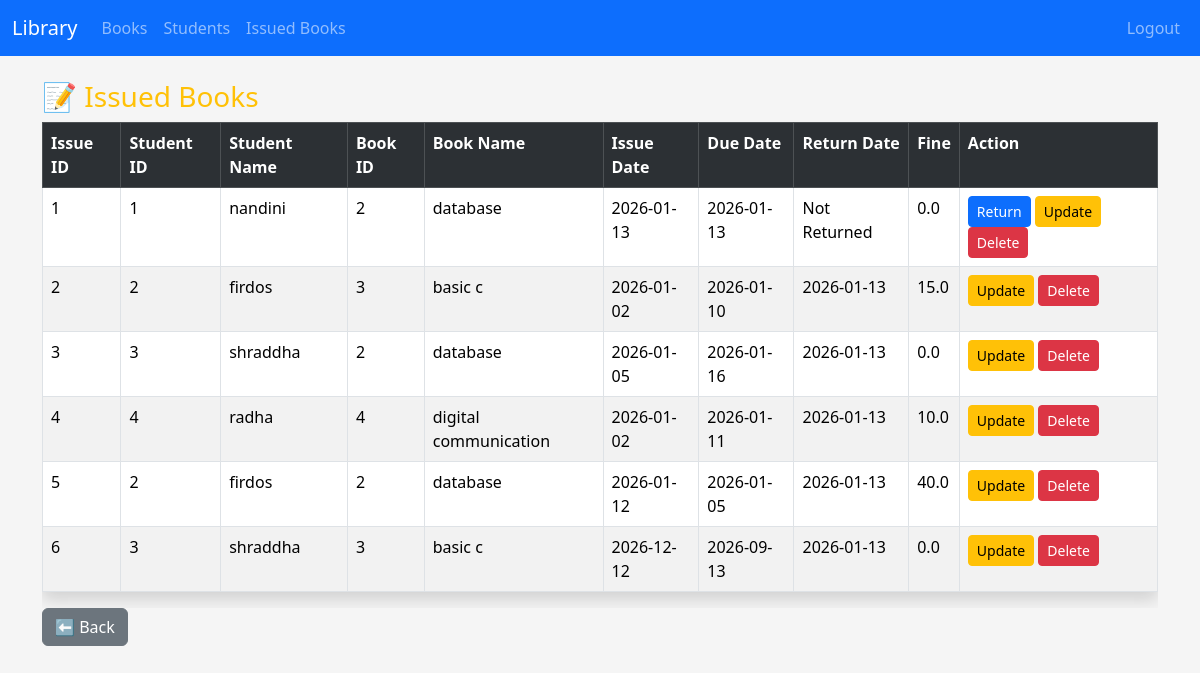
/view_issued (signed in), run on the app's committed database.
### tables this page shows
CREATE TABLE issued_books (
    id INTEGER PRIMARY KEY AUTOINCREMENT,
    studentid INTEGER,
    bookid INTEGER,
    issue_date TEXT, due_date TEXT, return_date TEXT, fine REAL DEFAULT 0.0,
    FOREIGN KEY(studentid) REFERENCES students(studentid),
    FOREIGN KEY(bookid) REFERENCES books(bookid)
);

CREATE TABLE students (
    studentid INTEGER PRIMARY KEY AUTOINCREMENT,
    name TEXT NOT NULL,
    department TEXT NOT NULL,
    year INTEGER NOT NULL
);

CREATE TABLE books (
    bookid INTEGER PRIMARY KEY AUTOINCREMENT,
    name TEXT,
    author TEXT,
    category TEXT
);

### app.py (the view)
@app.route("/view_issued")
def view_issued():
    if not login_required():
        return redirect("/login")
    db = connect_db()
    issued = db.execute("""
        SELECT i.id, i.studentid, i.bookid, s.name as student_name, b.name as book_name, i.issue_date, i.due_date, i.return_date, i.fine
        FROM issued_books i
        JOIN students s ON i.studentid = s.studentid
        JOIN books b ON i.bookid = b.bookid
        ORDER BY i.id
    """).fetchall()
    db.close()
    return render_template("view.html", issued=issued)

### app.py (called while the page is built)
def connect_db():
    db_path = os.path.join(app.root_path, "library.db")
    conn = sqlite3.connect(db_path)
    conn.row_factory = sqlite3.Row
    return conn

def login_required():
    return "admin" in session

### templates/view.html (shortened to what this page needs)
{% extends "base.html" %}
{% block content %}
{% if issued %}
<h3 class="text-warning mt-4">📝 Issued Books</h3>
<div class="table-responsive">
    <table class="table table-bordered table-striped shadow mb-3">
        <tr class="table-dark">
            <th>Issue ID</th>
            <th>Student ID</th>
            <th>Student Name</th>
            <th>Book ID</th>
            <th>Book Name</th>
            <th>Issue Date</th>
            <th>Due Date</th>
            <th>Return Date</th>
            <th>Fine</th>
            <th>Action</th>
        </tr>
        {% for i in issued %}
        <tr>
            <td>{{ i.id }}</td>
            <td>{{ i.studentid }}</td>
            <td>{{ i.student_name }}</td>
            <td>{{ i.bookid }}</td>
            <td>{{ i.book_name }}</td>
            <td>{{ i.issue_date }}</td>
            <td>{{ i.due_date }}</td>
            <td>{{ i.return_date or 'Not Returned' }}</td>
            <td>{{ i.fine }}</td>
            <td>
                {% if not i.return_date %}
                <a href="/return_book/{{ i.id }}" class="btn btn-primary btn-sm">Return</a>
                {% endif %}
                <a href="/update_issued/{{ i.id }}" class="btn btn-warning btn-sm">Update</a>
                <a href="/delete_issued/{{ i.id }}" class="btn btn-danger btn-sm"
                    onclick="return confirm('Delete this issued record?')">Delete</a>
            </td>
        </tr>
        {% endfor %}
    </table>
</div>
<a href="/" class="btn btn-secondary">⬅ Back</a>
{% endif %}
{% endblock %}

### templates/base.html (style rules this page uses)
body { background: #f5f5f5; }
h2, h3 { color: #343a40; }
.table-responsive { overflow-x: auto; }

### data on the page
issued_books: id "1", studentid "1", student_name "nandini", bookid "2", book_name "database", issue_date "2026-01-13", due_date "2026-01-13", return_date "Not Returned", fine "0.0"
issued_books: id "2", studentid "2", student_name "firdos", bookid "3", book_name "basic c", issue_date "2026-01-02", due_date "2026-01-10", return_date "2026-01-13", fine "15.0"
issued_books: id "3", studentid "3", student_name "shraddha", bookid "2", book_name "database", issue_date "2026-01-05", due_date "2026-01-16", return_date "2026-01-13", fine "0.0"
issued_books: id "4", studentid "4", student_name "radha", bookid "4", book_name "digital communication", issue_date "2026-01-02", due_date "2026-01-11", return_date "2026-01-13", fine "10.0"
issued_books: id "5", studentid "2", student_name "firdos", bookid "2", book_name "database", issue_date "2026-01-12", due_date "2026-01-05", return_date "2026-01-13", fine "40.0"
issued_books: id "6", studentid "3", student_name "shraddha", bookid "3", book_name "basic c", issue_date "2026-12-12", due_date "2026-09-13", return_date "2026-01-13", fine "0.0"
